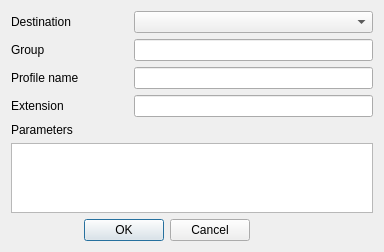
<ui version="4.0" >
 <class>SaveProfile_UI</class>
 <widget class="QDialog" name="SaveProfile_UI" >
  <property name="geometry" >
   <rect>
    <x>0</x>
    <y>0</y>
    <width>384</width>
    <height>245</height>
   </rect>
  </property>
  <property name="windowTitle" >
   <string>Save Profile</string>
  </property>
  <layout class="QGridLayout" name="gridLayout" >
   <item row="0" column="0" >
    <widget class="QLabel" name="label_5" >
     <property name="text" >
      <string>Destination</string>
     </property>
    </widget>
   </item>
   <item row="0" column="1" colspan="2" >
    <widget class="KComboBox" name="destination_list" />
   </item>
   <item row="1" column="0" >
    <widget class="QLabel" name="label_2" >
     <property name="text" >
      <string>Group</string>
     </property>
    </widget>
   </item>
   <item row="1" column="1" colspan="2" >
    <widget class="KLineEdit" name="group_name" />
   </item>
   <item row="2" column="0" >
    <widget class="QLabel" name="label_3" >
     <property name="text" >
      <string>Profile name</string>
     </property>
    </widget>
   </item>
   <item row="2" column="1" colspan="2" >
    <widget class="KLineEdit" name="profile_name" />
   </item>
   <item row="3" column="0" >
    <widget class="QLabel" name="label_4" >
     <property name="text" >
      <string>Extension</string>
     </property>
    </widget>
   </item>
   <item row="3" column="1" colspan="2" >
    <widget class="KLineEdit" name="extension" >
     <property name="maxLength" >
      <number>4</number>
     </property>
    </widget>
   </item>
   <item row="4" column="0" colspan="2" >
    <widget class="QLabel" name="label" >
     <property name="text" >
      <string>Parameters</string>
     </property>
    </widget>
   </item>
   <item row="5" column="0" colspan="3" >
    <widget class="KTextEdit" name="parameters" >
     <property name="readOnly" >
      <bool>false</bool>
     </property>
     <property name="acceptRichText" >
      <bool>false</bool>
     </property>
    </widget>
   </item>
   <item row="6" column="0" colspan="2" >
    <widget class="QDialogButtonBox" name="buttonBox" >
     <property name="orientation" >
      <enum>Qt::Horizontal</enum>
     </property>
     <property name="standardButtons" >
      <set>QDialogButtonBox::Cancel|QDialogButtonBox::Ok</set>
     </property>
    </widget>
   </item>
   <item row="6" column="2" >
    <spacer name="verticalSpacer" >
     <property name="orientation" >
      <enum>Qt::Vertical</enum>
     </property>
     <property name="sizeHint" stdset="0" >
      <size>
       <width>20</width>
       <height>17</height>
      </size>
     </property>
    </spacer>
   </item>
  </layout>
 </widget>
 <customwidgets>
  <customwidget>
   <class>KComboBox</class>
   <extends>QComboBox</extends>
   <header>kcombobox.h</header>
  </customwidget>
  <customwidget>
   <class>KLineEdit</class>
   <extends>QLineEdit</extends>
   <header>klineedit.h</header>
  </customwidget>
  <customwidget>
   <class>KTextEdit</class>
   <extends>QTextEdit</extends>
   <header>ktextedit.h</header>
  </customwidget>
 </customwidgets>
 <resources/>
 <connections>
  <connection>
   <sender>buttonBox</sender>
   <signal>accepted()</signal>
   <receiver>SaveProfile_UI</receiver>
   <slot>accept()</slot>
   <hints>
    <hint type="sourcelabel" >
     <x>248</x>
     <y>254</y>
    </hint>
    <hint type="destinationlabel" >
     <x>157</x>
     <y>274</y>
    </hint>
   </hints>
  </connection>
  <connection>
   <sender>buttonBox</sender>
   <signal>rejected()</signal>
   <receiver>SaveProfile_UI</receiver>
   <slot>reject()</slot>
   <hints>
    <hint type="sourcelabel" >
     <x>316</x>
     <y>260</y>
    </hint>
    <hint type="destinationlabel" >
     <x>286</x>
     <y>274</y>
    </hint>
   </hints>
  </connection>
 </connections>
</ui>
